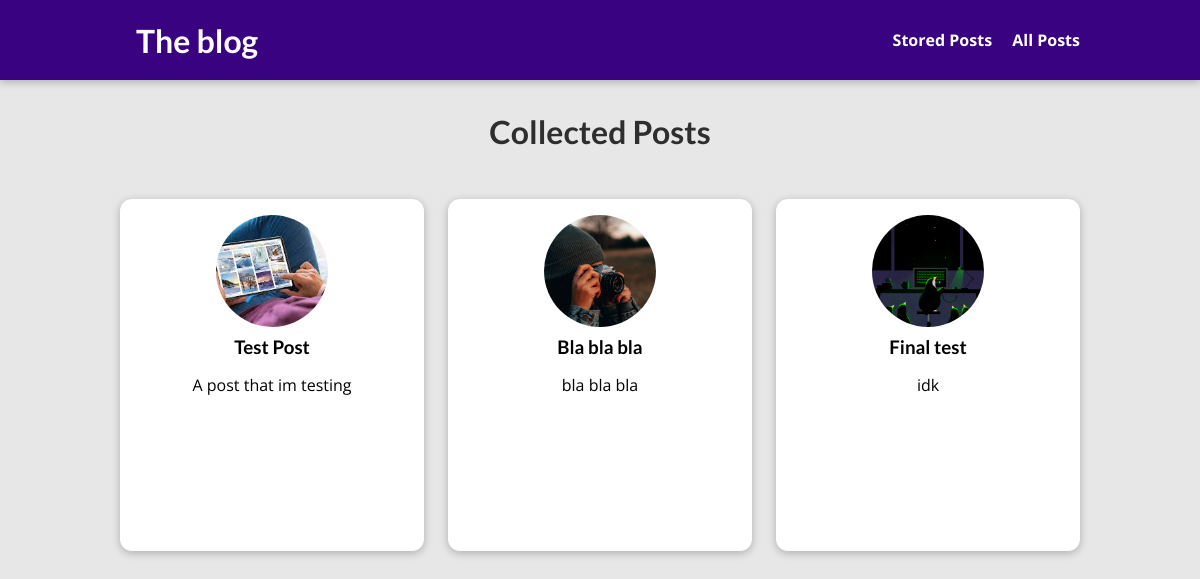
/posts/, run on the app's committed database.
### blog/models.py (models this page shows, shortened)
class Post(models.Model):
    title = models.CharField(max_length=150)
    excerpt = models.CharField(max_length=200)
    image = models.ImageField(upload_to='posts', null=True)
    date = models.DateField(auto_now=True)
    slug = models.SlugField(unique=True)
    content = models.TextField(validators=[MinLengthValidator(10)])
    author = models.ForeignKey(
        Author, on_delete=models.SET_NULL, null=True, related_name="posts")
    tags = models.ManyToManyField(Tag)

### blog/views.py (the view)
# urls.py: path('posts/', views.AllPostsView.as_view(), name="posts-page"),
class AllPostsView(ListView):
    template_name = 'blog/all-posts.html'
    model = Post
    ordering = ['-date']
    context_object_name = 'all_posts'

### blog/templates/blog/all-posts.html (shortened to what this page needs)
{% extends "base.html" %}
{% load static %}
{% block css_files %}
    <link rel="stylesheet" href="{% static "blog/post.css" %}"/>
    <link rel="stylesheet" href="{% static "blog/all-posts.css" %}"/>
{% endblock %}
{% block content %}
    <section id="all-posts">
    <h2>Collected Posts</h2>
    <ul>
        {% for post in all_posts %}
            {% include "blog/includes/post.html"%}
        {% endfor %}
    </ul>
    </section>
{% endblock %}

### blog/templates/blog/includes/post.html
<li>
    <article class="post">
        <a href="{% url "post-detail-page" post.slug %}">
            <img src="{{ post.image.url }}" alt="{{ post.title }}"/>
            <div class="post__content">
                <h3>{{ post.title }}</h3>
                <p>{{ post.excerpt }}</p>
            </div>
        </a>
    </article>
</li>

### static/app.css (style rules this page uses)
* { box-sizing: border-box; }
html { font-family: 'Open Sans', 'Lato', sans-serif; }
body { margin: 0; }
h1, h2, h3 { font-family: 'Lato', sans-serif; font-weight: bold; }

### blog/static/blog/post.css (style rules this page uses)
.post { display: flex; flex-direction: column; text-align: center; }
.post a { text-decoration: none; color: black; transition: all 0.2s ease; padding: 1rem; border-radius: 15px; }
.post img { width: 5rem; height: 5rem; object-fit: cover; border-radius: 50%; }
.post h3 { margin: 0.25rem 0; }

### blog/static/blog/all-posts.css (style rules this page uses)
body { background-color: #e7e7e7; }
#all-posts { margin: 7rem auto; width: 90%; max-width: 60rem; }
#all-posts h2 { text-align: center; font-size: 2rem; color: #2e2e2e; margin: 3rem 0; }
ul { list-style: none; margin: 0; padding: 0; display: grid; grid-template-columns: repeat(auto-fill, minmax(17rem, 1fr)); gap: 1.5rem; }
.post img { width: 7rem; height: 7rem; }
.post a { height: 22rem; transform-origin: center; box-shadow: 0 2px 8px rgba(0, 0, 0, 0.25); border-radius: 12px; background-color: white; }

### data on the page
Post: image (picture), title "Test Post", excerpt "A post that im testing"
Post: image (picture), title "Bla bla bla", excerpt "bla bla bla"
Post: image (picture), title "Final test", excerpt "idk"
